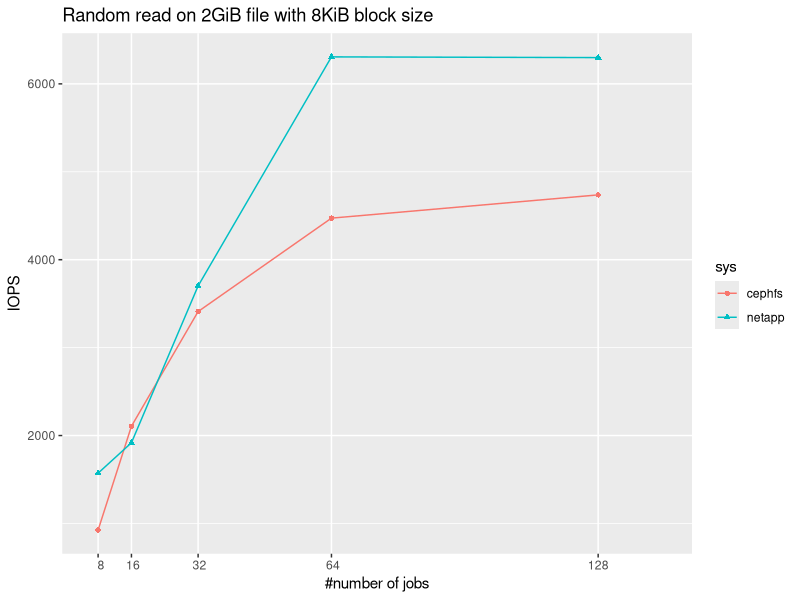
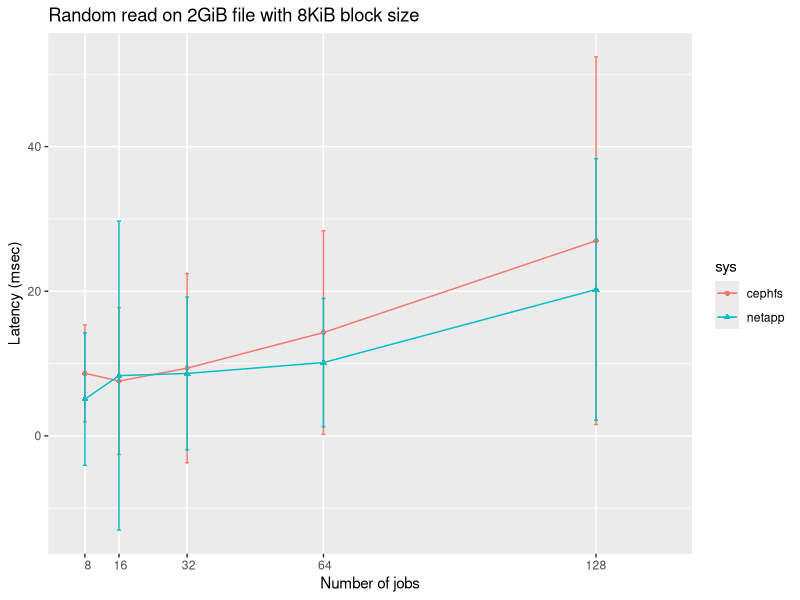
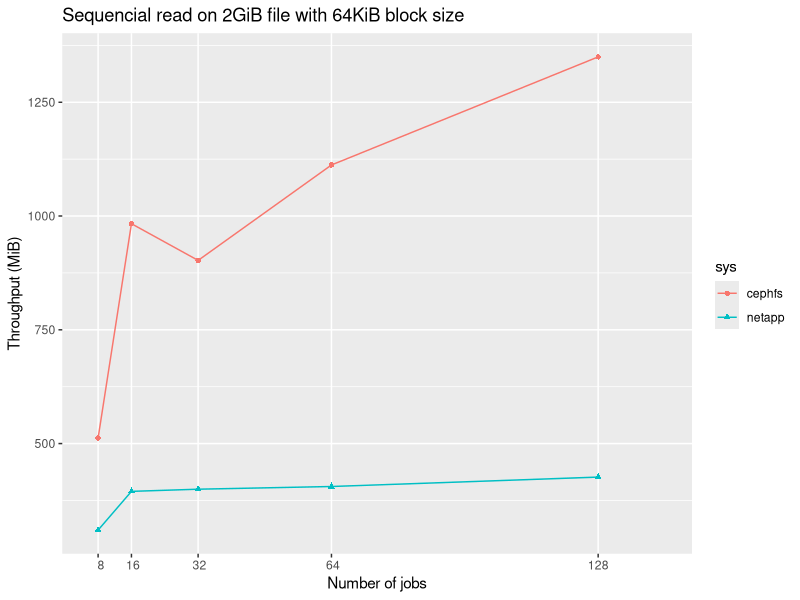
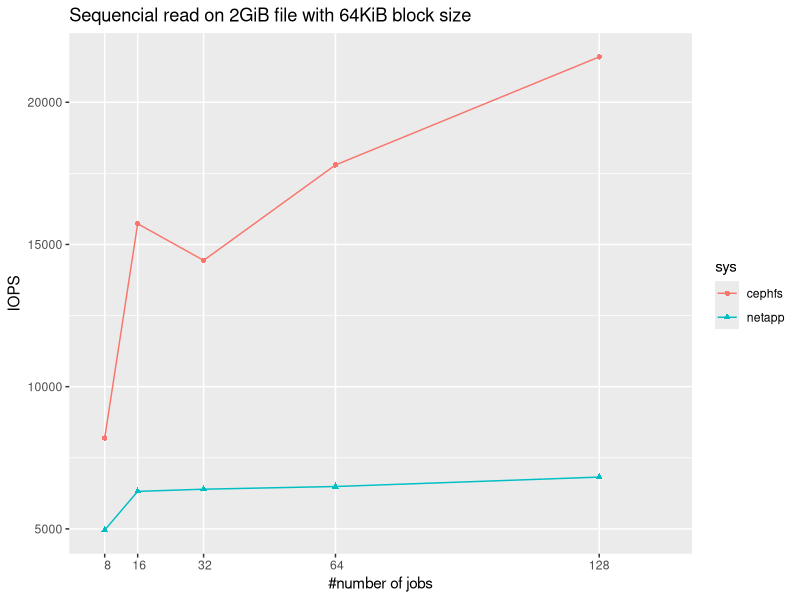
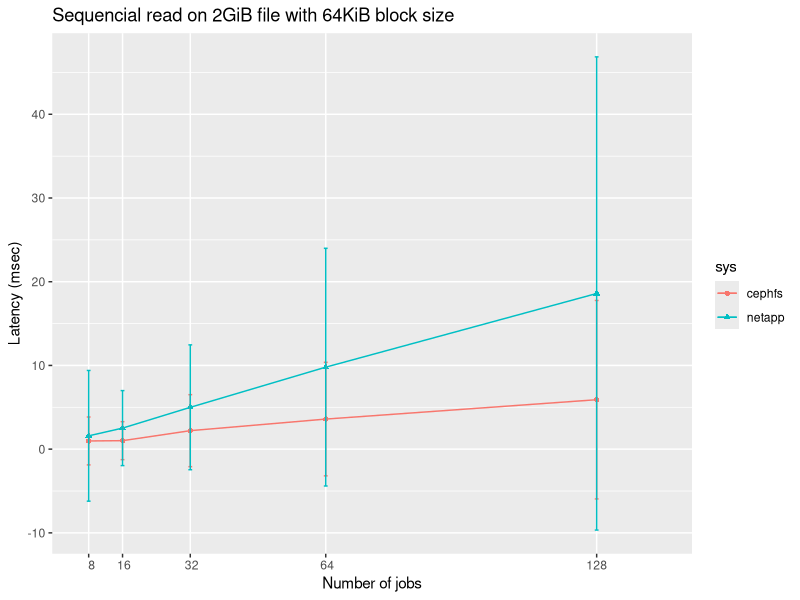
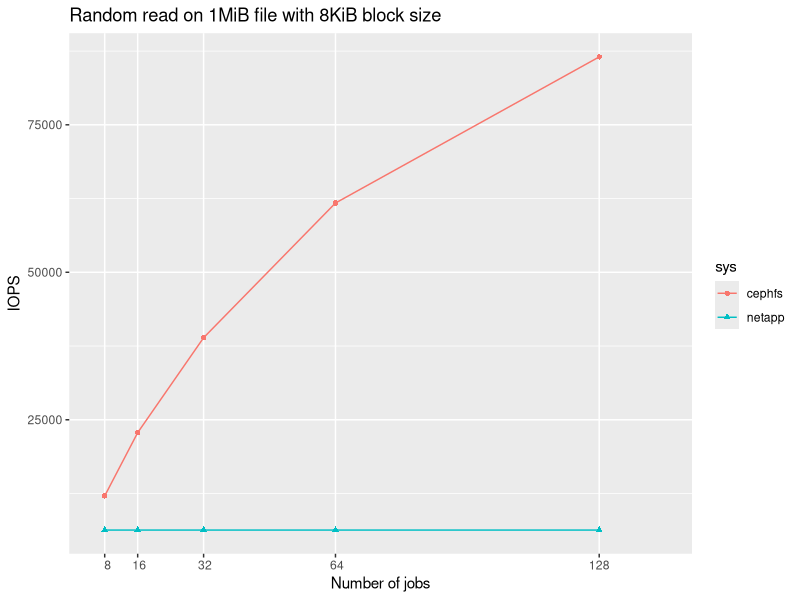
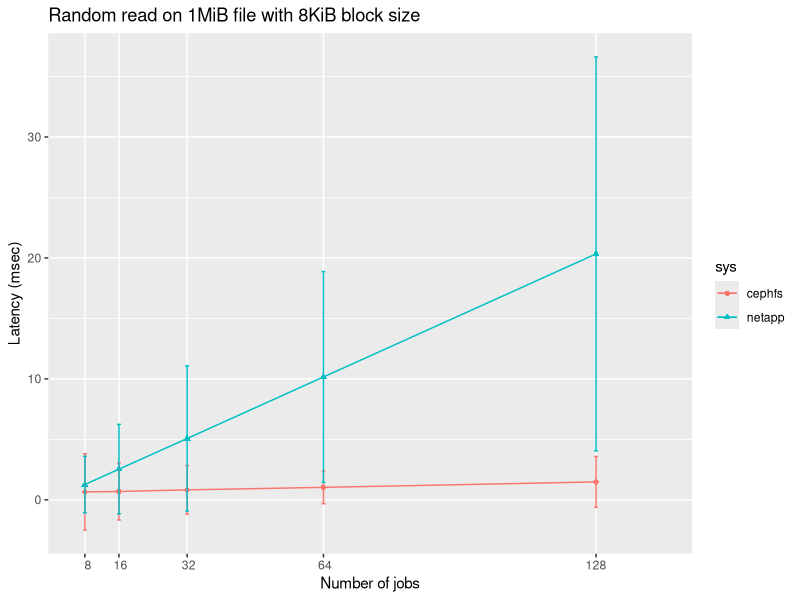
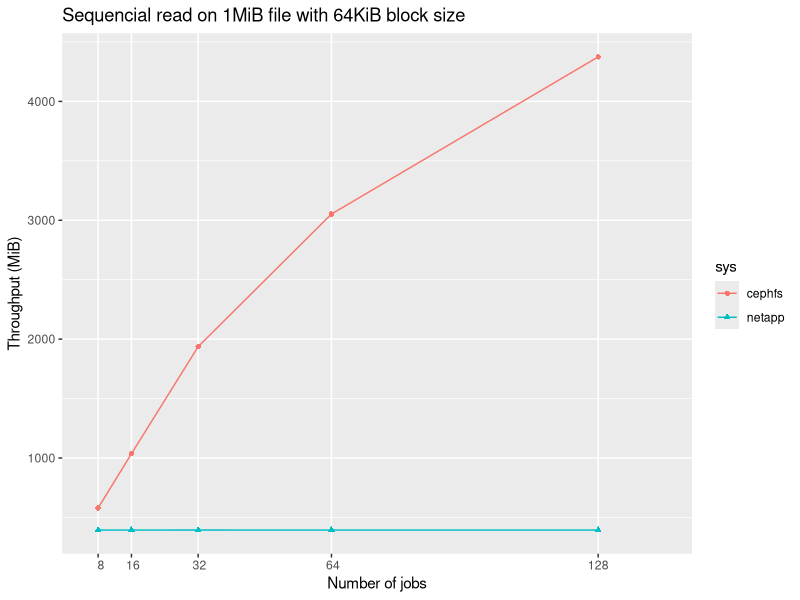

R code for these plots, in order:
#!/usr/bin/Rscript

library(ggplot2)

# dataset for CephFS 
data_cephfs <- read.csv("cephfs.csv")

d_cephfs_randr_2g <- subset(data_cephfs, iotype == "randr" & fsize == "2g")
d_cephfs_seqr_2g  <- subset(data_cephfs, iotype == "seqr"  & fsize == "2g")

d_cephfs_randr_1m <- subset(data_cephfs, iotype == "randr" & fsize == "1m")
d_cephfs_seqr_1m  <- subset(data_cephfs, iotype == "seqr"  & fsize == "1m")

# dataset for NetApp
data_netapp <- read.csv("netapp.csv")

d_netapp_randr_2g <- subset(data_netapp, iotype == "randr" & fsize == "2g")
d_netapp_seqr_2g  <- subset(data_netapp, iotype == "seqr"  & fsize == "2g")

d_netapp_randr_1m <- subset(data_netapp, iotype == "randr" & fsize == "1m")
d_netapp_seqr_1m  <- subset(data_netapp, iotype == "seqr"  & fsize == "1m")

#########################################################################################################
# plot for randr on 2g file
#########################################################################################################
p_data <- rbind(d_cephfs_randr_2g,d_netapp_randr_2g) 
p_data$lat_mean_ms <- p_data$lat_mean_ns / 1000000
p_data$lat_stdv_ms <- p_data$lat_stdv_ns / 1000000

p_title <- "Random read on 2GiB file with 8KiB block size"
p_ofile_prefix <- "p_randr_2g_"

p_randr_iops <- ggplot(data=p_data, mapping=aes(x=n_jobs_total, y=iops, group=sys, colour=sys)) +
                   geom_line() + geom_point(aes(shape=sys)) +
                   scale_x_discrete(name="#number of jobs", limits=p_data$n_jobs_total) +
                   coord_cartesian(xlim = c(0,150)) +
                   ylab("IOPS") +
                   ggtitle(p_title)

ggsave(plot=p_randr_iops, width=9, height=6, dpi=600, filename=paste0(p_ofile_prefix,"iops.pdf"))

p_randr_lat <- ggplot(data=p_data, mapping=aes(x=n_jobs_total, y=lat_mean_ms, group=sys, colour=sys)) +
                  geom_line() + geom_point(aes(shape=sys)) +
                  geom_errorbar(aes(ymin=lat_mean_ms-lat_stdv_ms, ymax=lat_mean_ms+lat_stdv_ms)) +
                  scale_x_discrete(name="Number of jobs", limits=p_data$n_jobs_total) +
                  coord_cartesian(xlim = c(0,150)) +
                  ylab("Latency (msec)") +
                  ggtitle(p_title)

ggsave(plot=p_randr_lat, width=9, height=6, dpi=600, filename=paste0(p_ofile_prefix,"lat.pdf"))

#########################################################################################################
# plot for seqr on 2g file
#########################################################################################################
p_data <- rbind(d_cephfs_seqr_2g,d_netapp_seqr_2g) 
p_data$lat_mean_ms <- p_data$lat_mean_ns / 1000000
p_data$lat_stdv_ms <- p_data$lat_stdv_ns / 1000000
p_data$bwidth_mb   <- p_data$bwidth / 1024

p_title <- "Sequencial read on 2GiB file with 64KiB block size"

p_ofile_prefix <- "p_seqr_2g_"

p_seqr_bw <- ggplot(data=p_data, mapping=aes(x=n_jobs_total, y=bwidth_mb, group=sys, colour=sys)) +
             geom_line() + geom_point(aes(shape=sys)) +
             scale_x_discrete(name="Number of jobs", limits=p_data$n_jobs_total) +
             coord_cartesian(xlim = c(0,150)) +
             ylab("Throughput (MiB)") +
             ggtitle(p_title)

ggsave(plot=p_seqr_bw, width=9, height=6, dpi=600, filename=paste0(p_ofile_prefix,"bw.pdf"))

p_seqr_iops <- ggplot(data=p_data, mapping=aes(x=n_jobs_total, y=iops, group=sys, colour=sys)) +
               geom_line() + geom_point(aes(shape=sys)) +
               scale_x_discrete(name="#number of jobs", limits=p_data$n_jobs_total) +
               coord_cartesian(xlim = c(0,150)) +
               ylab("IOPS") +
               ggtitle(p_title)

ggsave(plot=p_seqr_iops, width=9, height=6, dpi=600, filename=paste0(p_ofile_prefix,"iops.pdf"))

p_seqr_lat <- ggplot(data=p_data, mapping=aes(x=n_jobs_total, y=lat_mean_ms, group=sys, colour=sys)) +
              geom_line() + geom_point(aes(shape=sys)) +
              geom_errorbar(aes(ymin=lat_mean_ms-lat_stdv_ms, ymax=lat_mean_ms+lat_stdv_ms)) +
              scale_x_discrete(name="Number of jobs", limits=p_data$n_jobs_total) +
              coord_cartesian(xlim = c(0,150)) +
              ylab("Latency (msec)") +
              ggtitle(p_title)

ggsave(plot=p_seqr_lat, width=9, height=6, dpi=600, filename=paste0(p_ofile_prefix,"lat.pdf"))

#########################################################################################################
# plot for randr on 1m file
#########################################################################################################
p_data <- rbind(d_cephfs_randr_1m,d_netapp_randr_1m)
p_data$lat_mean_ms <- p_data$lat_mean_ns / 1000000
p_data$lat_stdv_ms <- p_data$lat_stdv_ns / 1000000
p_data$bwidth_mb   <- p_data$bwidth / 1024

p_title <- "Random read on 1MiB file with 8KiB block size"

p_ofile_prefix <- "p_randr_1m_"

p_randr_iops <- ggplot(data=p_data, mapping=aes(x=n_jobs_total, y=iops, group=sys, colour=sys)) +
                   geom_line() + geom_point(aes(shape=sys)) +
                   scale_x_discrete(name="Number of jobs", limits=p_data$n_jobs_total) +
                   coord_cartesian(xlim = c(0,150)) +
                   ylab("IOPS") +
                   ggtitle(p_title)

ggsave(plot=p_randr_iops, width=9, height=6, dpi=600, filename=paste0(p_ofile_prefix,"iops.pdf"))

p_randr_lat <- ggplot(data=p_data, mapping=aes(x=n_jobs_total, y=lat_mean_ms, group=sys, colour=sys)) +
                  geom_line() + geom_point(aes(shape=sys)) +
                  geom_errorbar(aes(ymin=lat_mean_ms-lat_stdv_ms, ymax=lat_mean_ms+lat_stdv_ms)) +
                  scale_x_discrete(name="Number of jobs", limits=p_data$n_jobs_total) +
                  coord_cartesian(xlim = c(0,150)) +
                  ylab("Latency (msec)") +
                  ggtitle(p_title)

ggsave(plot=p_randr_lat, width=9, height=6, dpi=600, filename=paste0(p_ofile_prefix,"lat.pdf"))

#########################################################################################################
# plot for seqr on 1m file
#########################################################################################################
p_data <- rbind(d_cephfs_seqr_1m,d_netapp_seqr_1m) 
p_data$lat_mean_ms <- p_data$lat_mean_ns / 1000000
p_data$lat_stdv_ms <- p_data$lat_stdv_ns / 1000000
p_data$bwidth_mb   <- p_data$bwidth / 1024

p_title <- "Sequencial read on 1MiB file with 64KiB block size"

p_ofile_prefix <- "p_seqr_1m_"

p_seqr_bw <- ggplot(data=p_data, mapping=aes(x=n_jobs_total, y=bwidth_mb, group=sys, colour=sys)) +
             geom_line() + geom_point(aes(shape=sys)) +
             scale_x_discrete(name="Number of jobs", limits=p_data$n_jobs_total) +
             coord_cartesian(xlim = c(0,150)) +
             ylab("Throughput (MiB)") +
             ggtitle(p_title)

ggsave(plot=p_seqr_bw, width=9, height=6, dpi=600, filename=paste0(p_ofile_prefix,"bw.pdf"))

p_seqr_iops <- ggplot(data=p_data, mapping=aes(x=n_jobs_total, y=iops, group=sys, colour=sys)) +
               geom_line() + geom_point(aes(shape=sys)) +
               scale_x_discrete(name="#number of jobs", limits=p_data$n_jobs_total) +
               coord_cartesian(xlim = c(0,150)) +
               ylab("IOPS") +
               ggtitle(p_title)

ggsave(plot=p_seqr_iops, width=9, height=6, dpi=600, filename=paste0(p_ofile_prefix,"iops.pdf"))

p_seqr_lat <- ggplot(data=p_data, mapping=aes(x=n_jobs_total, y=lat_mean_ms, group=sys, colour=sys)) +
              geom_line() + geom_point(aes(shape=sys)) +
              geom_errorbar(aes(ymin=lat_mean_ms-lat_stdv_ms, ymax=lat_mean_ms+lat_stdv_ms)) +
              scale_x_discrete(name="Number of jobs", limits=p_data$n_jobs_total) +
              coord_cartesian(xlim = c(0,150)) +
              ylab("Latency (msec)") +
              ggtitle(p_title)

ggsave(plot=p_seqr_lat, width=9, height=6, dpi=600, filename=paste0(p_ofile_prefix,"lat.pdf"))
